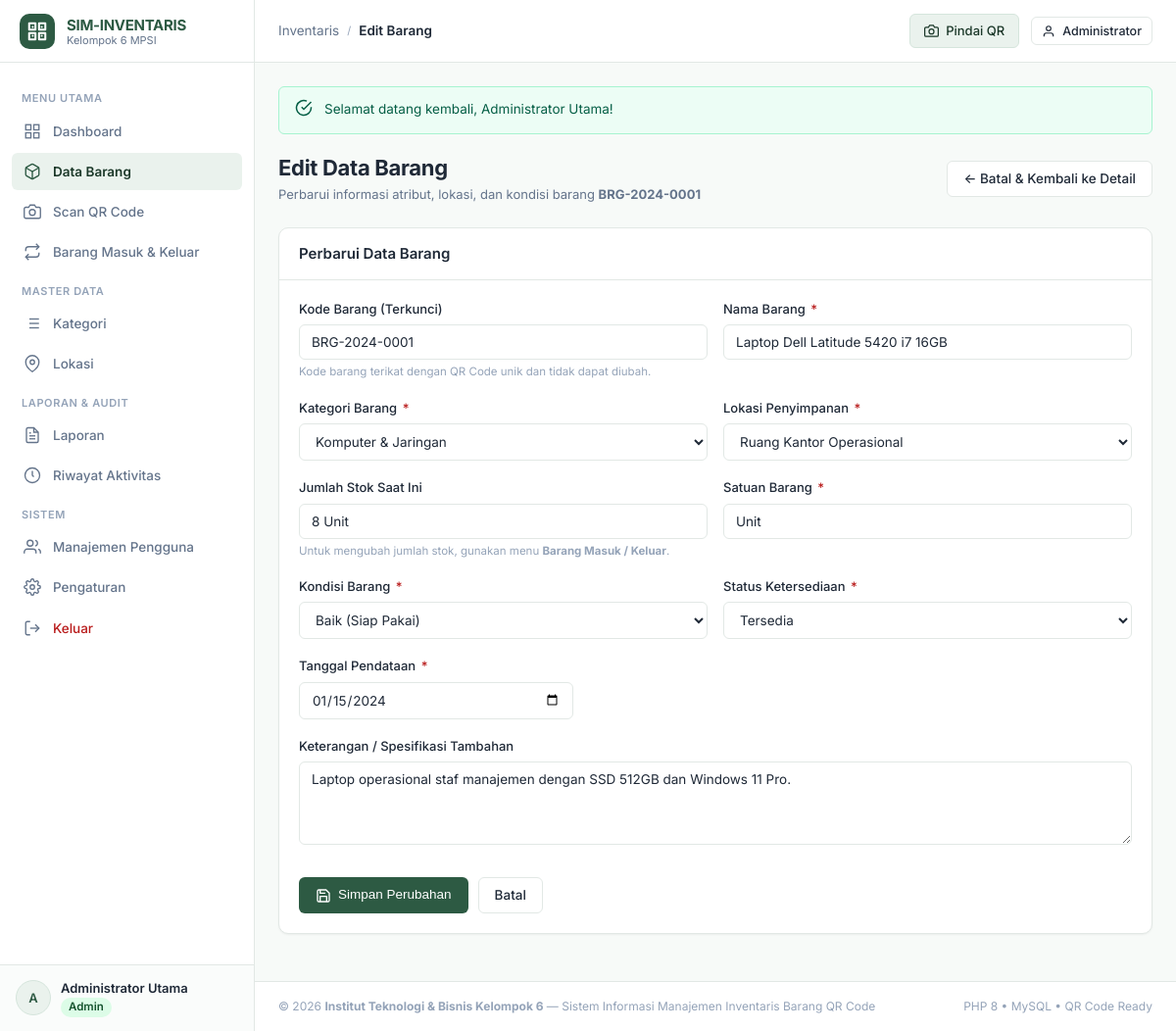
/items/edit.php?id=1 (signed in), run on the app's committed database.
### tables this page shows
CREATE TABLE `items` (
  `id` INT AUTO_INCREMENT PRIMARY KEY,
  `item_code` VARCHAR(50) NOT NULL UNIQUE,
  `name` VARCHAR(150) NOT NULL,
  `category_id` INT NOT NULL,
  `location_id` INT NOT NULL,
  `quantity` INT NOT NULL DEFAULT 0,
  `unit` VARCHAR(30) NOT NULL DEFAULT 'Unit',
  `item_condition` ENUM('Baik', 'Rusak Ringan', 'Rusak Berat') NOT NULL DEFAULT 'Baik',
  `status` ENUM('Tersedia', 'Dipinjam', 'Habis', 'Dalam Perbaikan', 'Afkir') NOT NULL DEFAULT 'Tersedia',
  `entry_date` DATE NOT NULL,
  `description` TEXT NULL,
  `qr_code_text` VARCHAR(255) NOT NULL,
  `created_by` INT NULL,
  `created_at` TIMESTAMP DEFAULT CURRENT_TIMESTAMP,
  `updated_at` TIMESTAMP DEFAULT CURRENT_TIMESTAMP ON UPDATE CURRENT_TIMESTAMP,
  CONSTRAINT `fk_items_category` FOREIGN KEY (`category_id`) REFERENCES `categories` (`id`) ON UPDATE CASCADE,
  CONSTRAINT `fk_items_location` FOREIGN KEY (`location_id`) REFERENCES `locations` (`id`) ON UPDATE CASCADE,
  CONSTRAINT `fk_items_created_by` FOREIGN KEY (`created_by`) REFERENCES `users` (`id`) ON DELETE SET NULL ON UPDATE CASCADE
);

CREATE TABLE `categories` (
  `id` INT AUTO_INCREMENT PRIMARY KEY,
  `code` VARCHAR(20) NOT NULL UNIQUE,
  `name` VARCHAR(100) NOT NULL,
  `description` TEXT NULL,
  `created_at` TIMESTAMP DEFAULT CURRENT_TIMESTAMP,
  `updated_at` TIMESTAMP DEFAULT CURRENT_TIMESTAMP ON UPDATE CURRENT_TIMESTAMP
);

CREATE TABLE `locations` (
  `id` INT AUTO_INCREMENT PRIMARY KEY,
  `code` VARCHAR(20) NOT NULL UNIQUE,
  `name` VARCHAR(100) NOT NULL,
  `building` VARCHAR(100) NULL,
  `floor` VARCHAR(50) NULL,
  `description` TEXT NULL,
  `created_at` TIMESTAMP DEFAULT CURRENT_TIMESTAMP,
  `updated_at` TIMESTAMP DEFAULT CURRENT_TIMESTAMP ON UPDATE CURRENT_TIMESTAMP
);

### items/edit.php (the view, shortened to what this page needs)
<?php
require_once __DIR__ . '/../config/helpers.php';
$pdo = getDbConnection();
$id = (int)($_GET['id'] ?? 0);
$stmt = $pdo->prepare("SELECT * FROM items WHERE id = ?");
$stmt->execute([$id]);
$item = $stmt->fetch();
$categories = $pdo->query("SELECT id, name FROM categories ORDER BY name ASC")->fetchAll();
$locations = $pdo->query("SELECT id, name FROM locations ORDER BY name ASC")->fetchAll();
require_once __DIR__ . '/../includes/header.php';
require_once __DIR__ . '/../includes/sidebar.php';
require_once __DIR__ . '/../includes/navbar.php';
?>
<div class="page-header">
    <div class="page-title">
        <h1>Edit Data Barang</h1>
        <p>Perbarui informasi atribut, lokasi, dan kondisi barang <strong><?= e($item['item_code']) ?></strong></p>
    </div>
    <div class="page-actions">
        <a href="<?= url('items/detail.php?code=' . urlencode($item['item_code'])) ?>" class="btn btn-secondary">
            &larr; Batal & Kembali ke Detail
        </a>
    </div>
</div>
<div class="card">
    <div class="card-header">
        <h2 class="card-title">Perbarui Data Barang</h2>
    </div>
    <div class="card-body">
        <form method="POST" action="">
            <div class="form-grid">
                <div class="form-group">
                    <label class="form-label">Kode Barang (Terkunci)</label>
                    <input type="text" class="form-control" value="<?= e($item['item_code']) ?>" disabled>
                    <span class="form-hint">Kode barang terikat dengan QR Code unik dan tidak dapat diubah.</span>
                </div>
                <div class="form-group">
                    <label class="form-label" for="name">Nama Barang <span class="required">*</span></label>
                    <input type="text" id="name" name="name" class="form-control" value="<?= e($item['name']) ?>" required>
                </div>
            </div>
            <div class="form-grid">
                <div class="form-group">
                    <label class="form-label" for="category_id">Kategori Barang <span class="required">*</span></label>
                    <select id="category_id" name="category_id" class="form-select" required>
                        <?php foreach ($categories as $cat): ?>
                            <option value="<?= $cat['id'] ?>" <?= $item['category_id'] == $cat['id'] ? 'selected' : '' ?>><?= e($cat['name']) ?></option>
                        <?php endforeach; ?>
                    </select>
                </div>
                <div class="form-group">
                    <label class="form-label" for="location_id">Lokasi Penyimpanan <span class="required">*</span></label>
                    <select id="location_id" name="location_id" class="form-select" required>
                        <?php foreach ($locations as $loc): ?>
                            <option value="<?= $loc['id'] ?>" <?= $item['location_id'] == $loc['id'] ? 'selected' : '' ?>><?= e($loc['name']) ?></option>
                        <?php endforeach; ?>
                    </select>
                </div>
            </div>
            <div class="form-grid">
                <div class="form-group">
                    <label class="form-label">Jumlah Stok Saat Ini</label>
                    <input type="text" class="form-control" value="<?= formatNumber($item['quantity']) ?> <?= e($item['unit']) ?>" disabled>
                    <span class="form-hint">Untuk mengubah jumlah stok, gunakan menu <strong>Barang Masuk / Keluar</strong>.</span>
                </div>
                <div class="form-group">
                    <label class="form-label" for="unit">Satuan Barang <span class="required">*</span></label>
                    <input type="text" id="unit" name="unit" class="form-control" value="<?= e($item['unit']) ?>" required>
                </div>
            </div>
            <div class="form-grid">
                <div class="form-group">
                    <label class="form-label" for="item_condition">Kondisi Barang <span class="required">*</span></label>
                    <select id="item_condition" name="item_condition" class="form-select" required>
                        <option value="Baik" <?= $item['item_condition'] === 'Baik' ? 'selected' : '' ?>>Baik (Siap Pakai)</option>
                    </select>
                </div>
                <div class="form-group">
                    <label class="form-label" for="status">Status Ketersediaan <span class="required">*</span></label>
                    <select id="status" name="status" class="form-select" required>
                        <option value="Tersedia" <?= $item['status'] === 'Tersedia' ? 'selected' : '' ?>>Tersedia</option>
                    </select>
                </div>
            </div>
            <div class="form-group">
                <label class="form-label" for="entry_date">Tanggal Pendataan <span class="required">*</span></label>
                <input type="date" id="entry_date" name="entry_date" class="form-control" value="<?= e($item['entry_date']) ?>" required style="max-width: 280px;">
            </div>
            <div class="form-group">
                <label class="form-label" for="description">Keterangan / Spesifikasi Tambahan</label>
                <textarea id="description" name="description" class="form-control"><?= e($item['description']) ?></textarea>
            </div>
            <div style="display: flex; gap: 10px; margin-top: 28px;">
                <button type="submit" class="btn btn-primary">
                    <svg width="16" height="16" viewBox="0 0 24 24" fill="none" stroke="currentColor" stroke-width="2"><path d="M19 21H5a2 2 0 0 1-2-2V5a2 2 0 0 1 2-2h11l5 5v11a2 2 0 0 1-2 2z"></path><polyline points="17 21 17 13 7 13 7 21"></polyline><polyline points="7 3 7 8 15 8"></polyline></svg>
                    <span>Simpan Perubahan</span>
                </button>
                <a href="<?= url('items/detail.php?code=' . urlencode($item['item_code'])) ?>" class="btn btn-secondary">Batal</a>
            </div>
        </form>
    </div>
</div>
<?php require_once __DIR__ . '/../includes/footer.php'; ?>

### assets/css/style.css (style rules this page uses)
:root { --color-primary: #2d5a43; --color-primary-hover: #234835; --color-primary-dark: #1b3829; --color-primary-light: #eaf2ed; --color-primary-subtle: #f2f7f4; --color-accent: #3d7a5b; --color-accent-soft: #d5e5dc; --color-bg-app: #f7faf8; --color-bg-card: #ffffff; --color-bg-subtle: #f1f5f3; --color-border: #e2e8e5; --color-border-focus: #2d5a43; --color-text-main: #1f2937; --color-text-muted: #64748b; --color-text-subtle: #94a3b8; --color-success: #1e7e48; --color-success-bg: #e6f4ea; --color-warning: #b45309; --color-warning-bg: #fef3c7; --color-danger: #b91c1c; --color-danger-bg: #fee2e2; --color-info: #1d4ed8; --color-info-bg: #dbeafe; --font-sans: 'Inter', -apple-system, BlinkMacSystemFont, 'Segoe UI', Roboto, Helvetica, Arial, sans-serif; --sidebar-width: 260px; --navbar-height: 64px; --radius-sm: 6px; --radius-md: 10px; --radius-lg: 14px; --radius-full: 9999px; --shadow-sm: 0 1px 2px 0 rgba(0, 0, 0, 0.05); --shadow-md: 0 4px 6px -1px rgba(0, 0, 0, 0.05), 0 2px 4px -2px rgba(0, 0, 0, 0.05); --shadow-lg: 0 10px 15px -3px rgba(0, 0, 0, 0.05), 0 4px 6px -4px rgba(0, 0, 0, 0.05); --shadow-modal: 0 20px 25px -5px rgba(0, 0, 0, 0.1), 0 8px 10px -6px rgba(0, 0, 0, 0.1); --transition-fast: 0.15s ease; --transition-normal: 0.25s ease; }
*, *::before, *::after { box-sizing: border-box; margin: 0; padding: 0; }
body { font-family: var(--font-sans); background-color: var(--color-bg-app); color: var(--color-text-main); line-height: 1.5; font-size: 14px; -webkit-font-smoothing: antialiased; -moz-osx-font-smoothing: grayscale; }
h1, h2, h3, h4, h5, h6 { color: var(--color-text-main); font-weight: 600; line-height: 1.3; }
h1 { font-size: 24px; }
h2 { font-size: 20px; }
p { color: var(--color-text-muted); }
a { color: var(--color-primary); text-decoration: none; transition: color var(--transition-fast); }
.page-header { display: flex; flex-wrap: wrap; align-items: center; justify-content: space-between; gap: 16px; margin-bottom: 24px; }
.page-title h1 { font-size: 22px; font-weight: 700; letter-spacing: -0.3px; }
.page-title p { font-size: 13px; color: var(--color-text-muted); margin-top: 3px; }
.page-actions { display: flex; align-items: center; gap: 10px; flex-wrap: wrap; }
.card { background: var(--color-bg-card); border: 1px solid var(--color-border); border-radius: var(--radius-md); box-shadow: var(--shadow-sm); margin-bottom: 24px; }
.card-header { padding: 16px 20px; border-bottom: 1px solid var(--color-border); display: flex; align-items: center; justify-content: space-between; gap: 12px; }
.card-title { font-size: 15px; font-weight: 600; color: var(--color-text-main); display: flex; align-items: center; gap: 8px; }
.card-body { padding: 20px; }
.btn { display: inline-flex; align-items: center; justify-content: center; gap: 7px; padding: 8px 16px; font-size: 13.5px; font-weight: 500; border-radius: var(--radius-sm); border: 1px solid transparent; cursor: pointer; transition: all var(--transition-fast); text-decoration: none; line-height: 1.4; white-space: nowrap; }
.btn svg { width: 16px; height: 16px; flex-shrink: 0; }
.btn-primary { background-color: var(--color-primary); color: #fff; }
.btn-secondary { background-color: var(--color-bg-card); border-color: var(--color-border); color: var(--color-text-main); }
.form-group { margin-bottom: 18px; }
.form-label { display: block; font-size: 13px; font-weight: 500; color: var(--color-text-main); margin-bottom: 6px; }
.form-label .required { color: var(--color-danger); margin-left: 2px; }
.form-control, .form-select { width: 100%; padding: 9px 12px; font-size: 13.5px; color: var(--color-text-main); background-color: var(--color-bg-card); border: 1px solid var(--color-border); border-radius: var(--radius-sm); transition: border-color var(--transition-fast), box-shadow var(--transition-fast); font-family: inherit; }
textarea.form-control { min-height: 85px; resize: vertical; }
.form-hint { font-size: 11.5px; color: var(--color-text-subtle); margin-top: 4px; }
.form-grid { display: grid; grid-template-columns: repeat(auto-fit, minmax(240px, 1fr)); gap: 16px; }

### data on the page
items: item_code "BRG-2024-0001", name "Laptop Dell Latitude 5420 i7 16GB", category_id "Komputer & Jaringan", location_id "Ruang Kantor Operasional", quantity+unit "8 Unit", unit "Unit", item_condition "Baik (Siap Pakai)", status "Tersedia", entry_date "01/15/2024", description "Laptop operasional staf manajemen dengan SSD 512GB dan Windows 11 Pro."

### other printed values
getSetting('app_name', 'SIM-INVENTARIS') "SIM-INVENTARIS"
substr($user['full_name'] ?? 'U', 0, 1) "A"
$user['full_name'] "Administrator Utama"
$breadcrumbTitle "Edit Barang"
explode(' ', $user['full_name'] ?? 'Profil')[0] "Administrator"
$flash['message'] "Selamat datang kembali, Administrator Utama!"
getSetting('institution_name', 'Kelompok 6 MPSI') "Institut Teknologi & Bisnis Kelompok 6"
getSetting('app_title', 'Sistem Informasi Manajemen Inventaris') "Sistem Informasi Manajemen Inventaris Barang QR Code"
